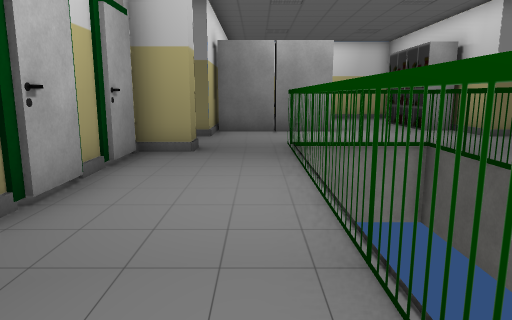
view 1 (above)

21 first-person views from a walk through a Unity game level. The camera is 1.3 m above the floor, tilts 10° down and sees 70° across. The floor is counted in squares, 1 m on a side. Each view is taken from the middle of a square. On the plan, view 1 faces up. The plan holds only what a view shows up to about 15 squares ahead; the rest is blank. Some surface patterns are stand-ins.

view 2
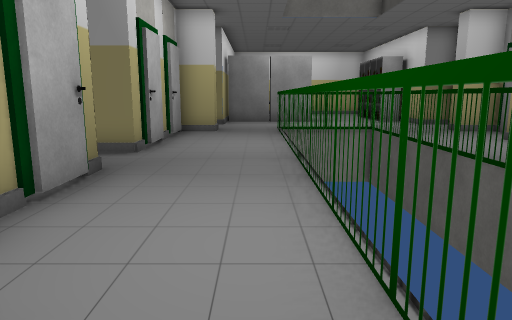

view 3
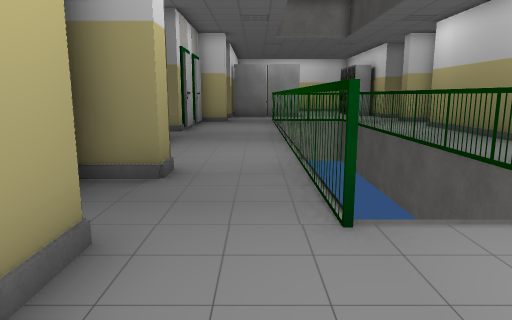

view 4
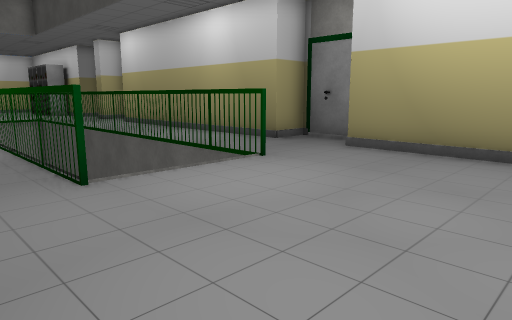

view 5
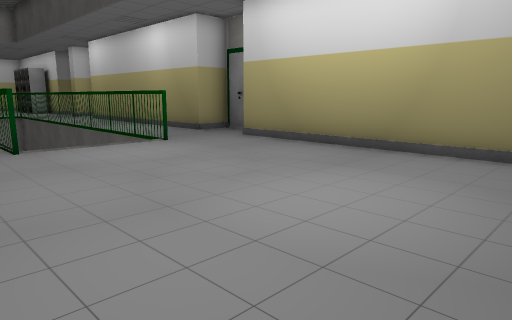

view 6
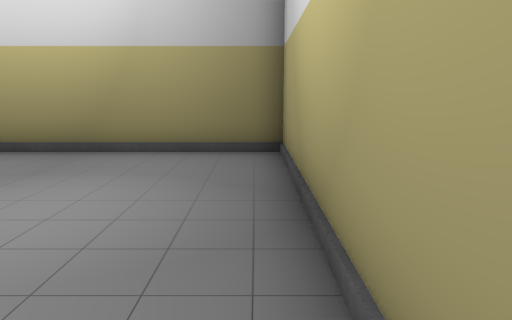

view 7
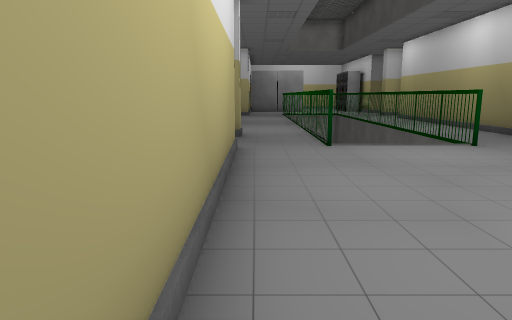

view 8
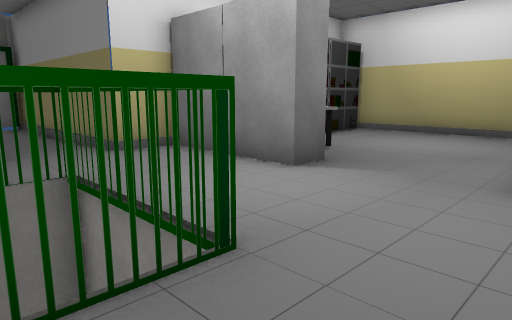

view 9
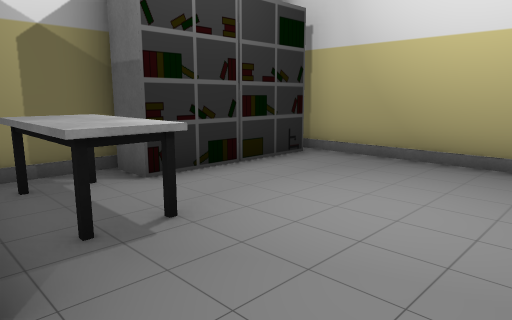

view 10
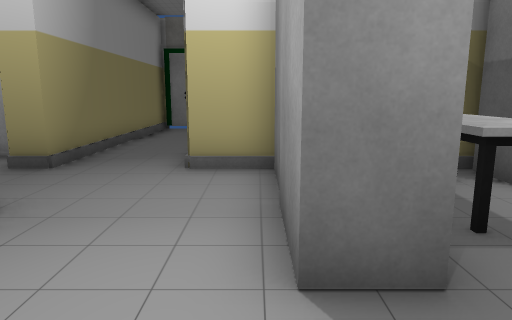

view 11
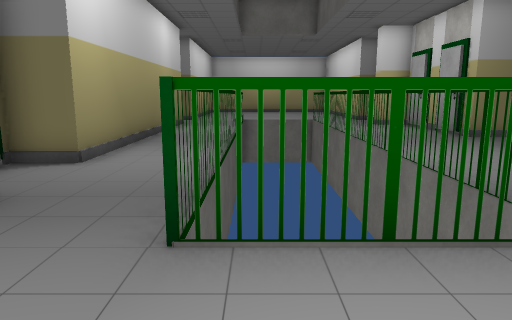

view 12
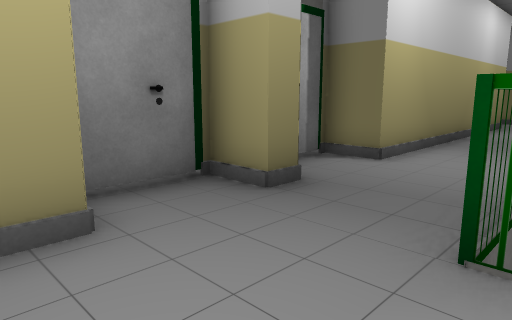

view 13
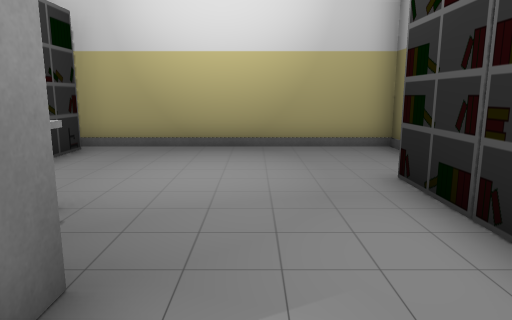

view 14
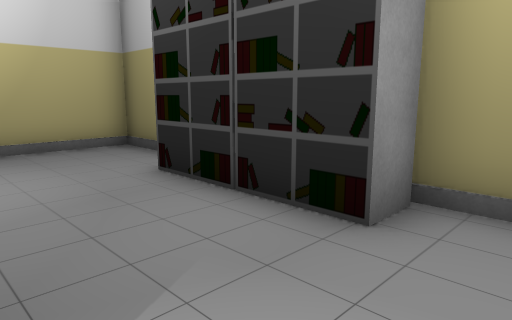

view 15
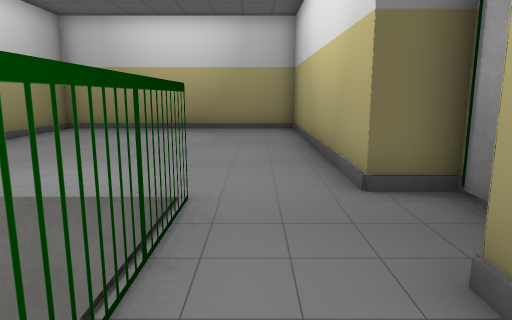

view 16
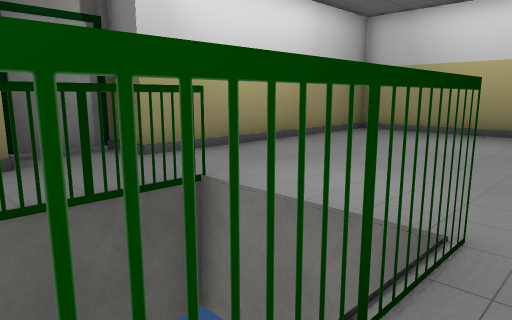

view 17
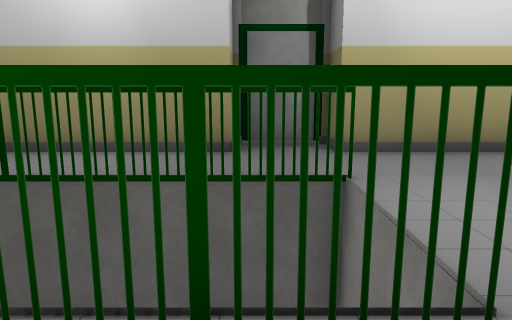

view 18
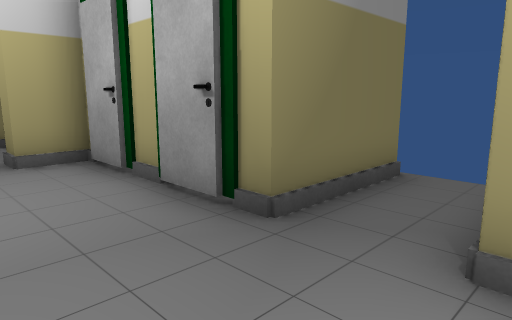

view 19
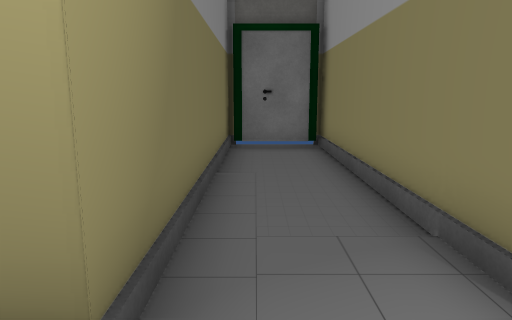

view 20
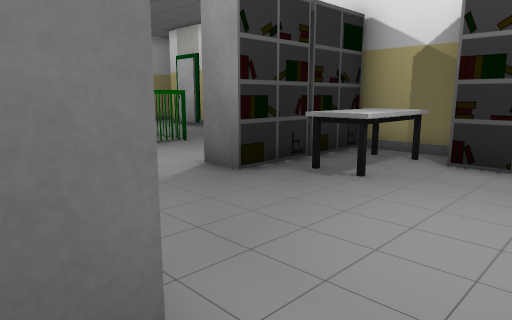

view 21
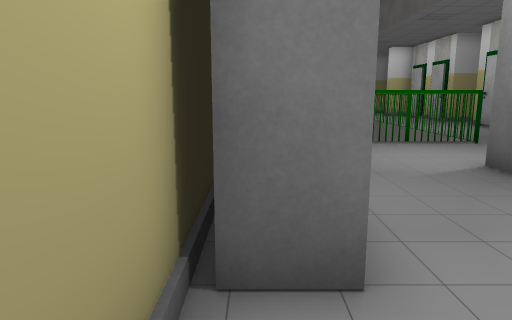

### Floor plan
Key: @ floor where view 1 was taken; # wall or solid block; . floor; = window, fence, low wall or low ledge; O other object.
Columns run from 10 left of view 1 to 9 right of it. Each row starts with its distance up from view 1.
 22          ##########
 21          #........#
 20          ##.......#
 19           #.......#
 18           #......##
 17         #O#.....###
 16         #OOOO...##
 15         #OOOO...###
 14         #O#O#...#O#
 13         #####.....#
 12 #########.........##
 11 #..................#
 10 #..........=OOO#...#
  9 #########..=   =..##
  8        #...=   =...#
  7        #...=   =...#
  6        #...=   =..##
  5        #...=   =..#
  4       ##...=   =..#
  3      ......=   =..#
  2      ......=   =..#
  1     ####...=   =..#
  0        #..@=   =..#
 -1        #...=   =..#
 -2        #...=   =..#
 -3        #...=   =..#
 -4        ##..=   =..##
 -5        #...=   =...#
 -6        #...=   =...#
 -7        ##.........##
 -8         #.........#
 -9         #.........#
-10         #.........#
-11         #.........#
-12         #.........#
-13         #.........#
-14         #.........#
-15         #.........#
-16         #.........#
-17         ###########

Positions as (right, up) in squares from view 1, and headings:
1: (0, 0), facing up
2: (0, -5), facing up
3: (0, -10), facing up
4: (-1, -12), facing up-right
5: (-1, -16), facing up-right
6: (-1, -16), facing right
7: (-1, -16), facing up
8: (7, 8), facing up-left
9: (5, 14), facing up-left
10: (5, 13), facing left
11: (4, 13), facing down
12: (4, 13), facing down-right
13: (4, 12), facing up
14: (3, 12), facing up-right
15: (0, -2), facing down
16: (0, -3), facing down-right
17: (-1, -5), facing right
18: (0, 4), facing down-left
19: (0, 10), facing left
20: (7, 19), facing down-left
21: (7, 20), facing down
